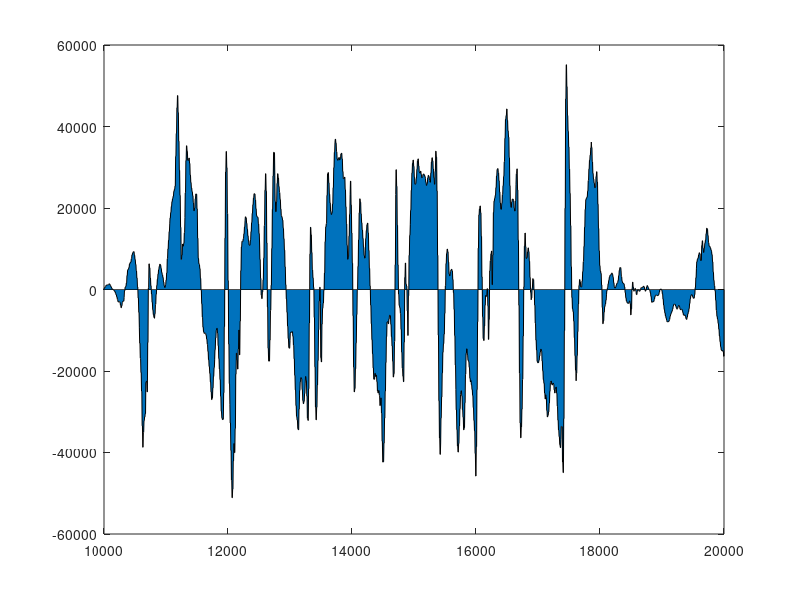
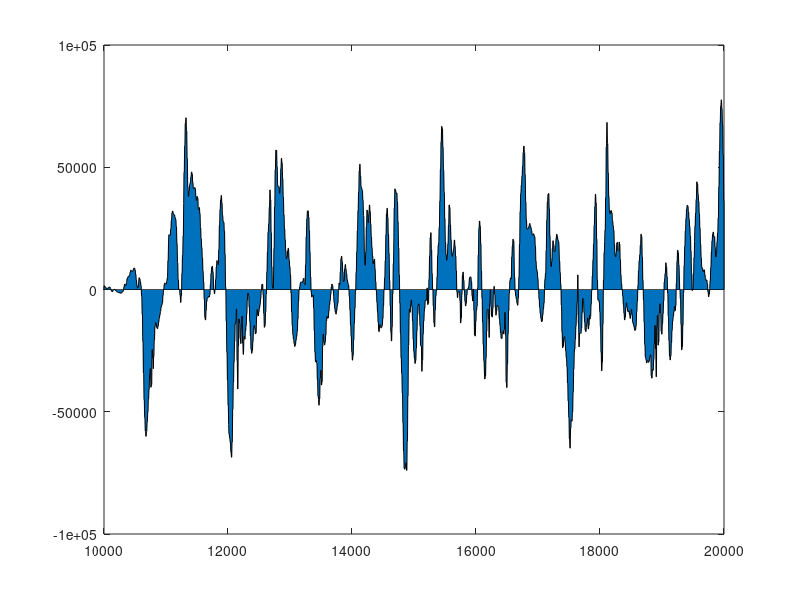
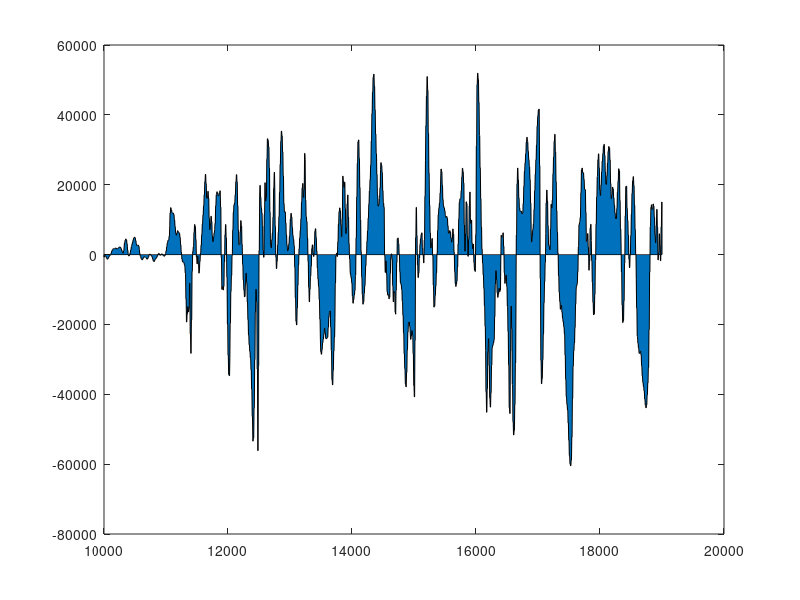

Reproduce these figures in MATLAB, in order.
%% Initialization
clear ; close all; clc
% clear anything you might have


fprintf('Program paused. Starting MCS Press enter to continue.\n');
pause;

%makes sure nothing half-loads

fprintf('Plotting Test Data ...\n')
data = load('normalTrim.csv'); %import dataset
data2 = load('ascentTrim.csv'); %import dataset
data3 = load('descentTrim.csv');

%normalTrim
time = data(:, 1);
AX = data(:, 2);
AY = data(:, 3);
AZ = data(:, 4);
GX = data(:, 5);
GY = data(:, 6);
GZ = data(:, 7);

%ascent
time2 = data2(:, 1);
AX2 = data2(:, 2);
AY2 = data2(:, 3);
AZ2 = data2(:, 4);
GX2 = data2(:, 5);
GY2 = data2(:, 6);
GZ2 = data2(:, 7);

%descent
time3 = data3(:, 1);
AX3 = data3(:, 2);
AY3 = data3(:, 3);
AZ3 = data3(:, 4);
GX3 = data3(:, 5);
GY3 = data3(:, 6);
GZ3 = data3(:, 7);


%experiment
%{
figure
D = horzcat(GX,GY,GZ); 
%D = horzcat(GZ,AX,GX); 
%D = horzcat(GZ,GY,GX); 
mesh(D)

figure
E = horzcat(GX2,GY2,GZ2); 
mesh(E)

figure
F = horzcat(GX3,GY3,GZ3); 
mesh(F)
%}
%{
figure
D = horzcat(GX,GY,GZ); 
imagesc(D)

figure
E = horzcat(GX2,GY2,GZ2); 
imagesc(E)

figure
F = horzcat(GX3,GY3,GZ3); 
imagesc(F)
%}

figure
area(time,GX)

figure
area(time2,GX2)

figure
area(time3,GX3)